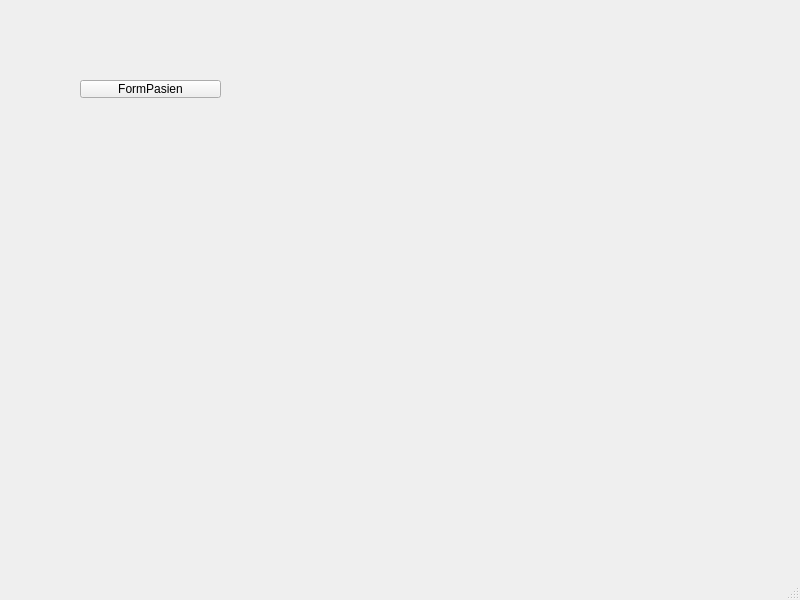
<?xml version="1.0" encoding="UTF-8"?>
<ui version="4.0">
 <class>FormUtama</class>
 <widget class="QMainWindow" name="FormUtama">
  <property name="geometry">
   <rect>
    <x>0</x>
    <y>0</y>
    <width>800</width>
    <height>600</height>
   </rect>
  </property>
  <property name="windowTitle">
   <string>FormUtama</string>
  </property>
  <widget class="QWidget" name="centralwidget">
   <widget class="QPushButton" name="pushButton">
    <property name="geometry">
     <rect>
      <x>80</x>
      <y>80</y>
      <width>141</width>
      <height>18</height>
     </rect>
    </property>
    <property name="text">
     <string>FormPasien</string>
    </property>
   </widget>
  </widget>
  <widget class="QMenuBar" name="menubar">
   <property name="geometry">
    <rect>
     <x>0</x>
     <y>0</y>
     <width>800</width>
     <height>17</height>
    </rect>
   </property>
  </widget>
  <widget class="QStatusBar" name="statusbar"/>
 </widget>
 <resources/>
 <connections/>
</ui>
